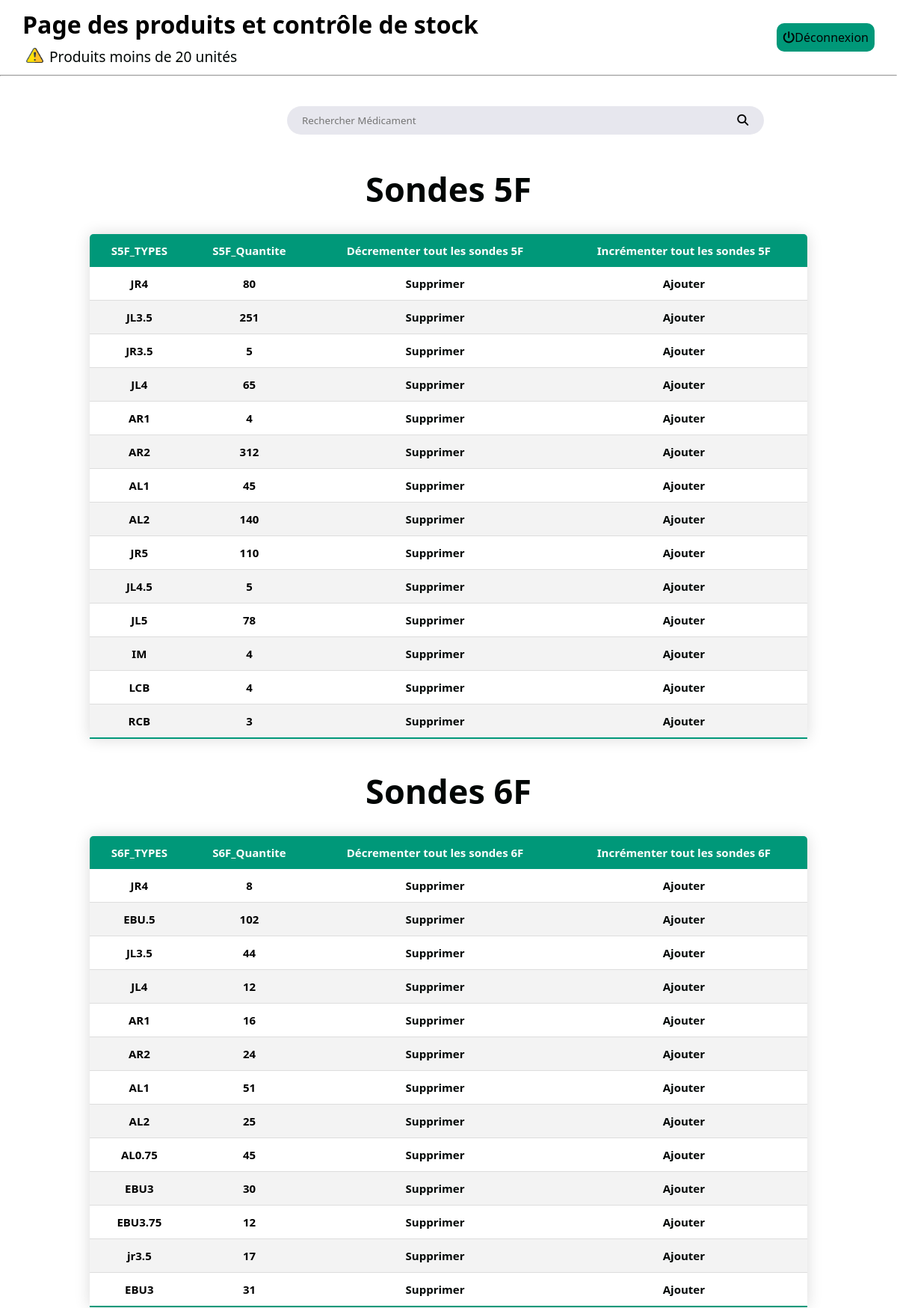
/aff.php (signed in, upper part), run on the app's committed database.
### tables this page shows
CREATE TABLE `sondes_5f` (
  `S5F_TYPES` varchar(5) DEFAULT NULL,
  `S5F_Quantite` int(11) DEFAULT 0,
  `id` int(11) NOT NULL
);

CREATE TABLE `sondes_6f` (
  `S6F_TYPES` varchar(7) DEFAULT NULL,
  `S6F_Quantite` int(11) DEFAULT 0,
  `id` int(11) NOT NULL
);

### aff.php (the view, shortened to what this page needs)
<!DOCTYPE html>
<html lang="en">
<head>
    <link rel="stylesheet" href="./CSS/Style_aff.css">
</head>
<body>
    <div class="top_content">
        <div class="title">
            <h1>Page des produits et contrôle de stock</h1>
            <a class="prod-20" href="alert.php"> <img class="icon" src="./Images/alert.png"> Produits moins de 20 unités</img></a>
        </div>
        <div class="logout">
            <a class="logout-anchor" href="./logout.php"><i class="fas fa-power-off mr-2"></i>Déconnexion</a>
        </div>
    </div>
    <hr>
    <form method="post" action="rechercheMed.php" style="margin:40px 0px 0px 32%; ">
        <input type="text" size="70" name="RechercheMed" id="t" placeholder="Rechercher Médicament " style="padding: 10px 20px ;border:none; border-radius:20px; background-color:#e7e7ee" >
        <button type="submit" id="p" style="border:none;margin-left:-40px; background-color:#e7e7ee;" ><i class="fa fa-search" style="font-size:15px"></i> </button>
    </form>
    <br>
    <h1 class="type" id="t1">Sondes 5F</h1>
    <table class="content-table">
        <thead>
            <tr>
                <th>S5F_TYPES</th>
                <th>S5F_Quantite</th>
                <th> <a href='./sondes_5f/Diminuer_sondes_5f_all.php?id=".$id."'>Décrementer tout les sondes 5F</a> </th>
                <th> <a href='./sondes_5f/Ajouter_sondes_5f_all.php?id=".$id."'>Incrémenter tout les sondes 5F</a> </th>
            </tr>
        </thead>
        <?php
            include('connexion.php');
            $requete_sondes_5f="SELECT * from sondes_5f";
            $query_sondes_5f=mysqli_query($con,$requete_sondes_5f);
            while($rows=mysqli_fetch_assoc($query_sondes_5f)){
                    $id=$rows['id'];
                echo "<tr>";
                    echo "<td>".$rows['S5F_TYPES']."</td>";
                    echo "<td>".$rows['S5F_Quantite']."</td>";
                    echo "<td><a href='./sondes_5f/Diminuer_sondes_5f.php?id=".$id."'>Supprimer</a></td>";
                    echo "<td><a href='./sondes_5f/Ajouter_sondes_5f.php?id=".$id."'>Ajouter</a></td>";
                echo "</tr>";
            }
        ?>
    </table>
    <br>
    <br>
    <h1 class="type">Sondes 6F</h1>
    <table class="content-table">
        <thead>
            <tr>
                <th>S6F_TYPES</th>
                <th>S6F_Quantite</th>
                <th> <a href='./sondes_6f/Diminuer_sondes_6f_all.php?id=".$id."'>Décrementer tout les sondes 6F</a> </th>
                <th> <a href='./sondes_6f/Ajouter_sondes_6f_all.php?id=".$id."'>Incrémenter tout les sondes 6F</a> </th>
            </tr>
        </thead>
        <?php
            require 'connexion.php';
            $requete_sondes_6f="SELECT * from sondes_6f";
            $query_sondes_6f=mysqli_query($con,$requete_sondes_6f);
            while($rows=mysqli_fetch_assoc($query_sondes_6f)){
                    $id=$rows['id'];
                echo "<tr>";
                    echo "<td>".$rows['S6F_TYPES']."</td>";
                    echo "<td>".$rows['S6F_Quantite']."</td>";
                    echo "<td><a href='./sondes_6f/Diminuer_sondes_6f.php?id=".$id."'>Supprimer</a></td>";
                    echo "<td><a href='./sondes_6f/Ajouter_sondes_6f.php?id=".$id."'>Ajouter</a></td>";
                echo "</tr>";
            }
        ?>
    </table>
    <br>
    <br>
    <br>
    <br>
    <br>
    <br>
    <br>
    <br>
</body>
</html>

### CSS/Style_aff.css (style rules this page uses)
* { font-family:system-ui, -apple-system, BlinkMacSystemFont, 'Segoe UI', Roboto, Oxygen, Ubuntu, Cantarell, 'Open Sans', 'Helvetica Neue', sans-serif; margin: 0; padding: 0; }
#t1 { margin-top:20px; }
.type { color: #010605; font-size: 45px; text-align: center; margin-top:-30px; margin-bottom:30px; }
.icon { height:20px; width:23px; margin-top:2px; margin-right:8px; }
.prod-20:link { font-size:larger; margin:8px 0px 0px 5px; }
.icon,.prod-20 { display: inline-flex; }
.top_content { height:80px; width:95%; padding:10px 30px ; display: flex; justify-content:space-between; align-items:center; }
.logout-anchor { height:10px; width:20px; background-color: #009879; padding:8px; border-radius: 10px; }
a:link { text-decoration: none; color:#010605; }
.content-table { width: 80%; border-collapse: collapse; margin: 25px 10%; font-size: 15px; font-weight: 700; min-width: 400px; border-radius: 5px 5px 0 0; overflow: hidden; box-shadow: 0 0 20px rgba(0, 0, 0, 0.15); }
.content-table thead tr { background-color: #009879; color: #ffffff; text-align: center; font-weight: bold; }
.content-table th, .content-table td { padding: 12px 15px; text-align: center; }
.content-table th a { color: #ffffff; text-align:center; }
.content-table tbody tr { border-bottom: 1px solid #dddddd; }
.content-table tbody tr:nth-of-type(even) { background-color: #f3f3f3; }
.content-table tbody tr:last-of-type { border-bottom: 2px solid #009879; }

### data on the page
sondes_5f: S5F_TYPES "JR4", S5F_Quantite "80"
sondes_5f: S5F_TYPES "JL3.5", S5F_Quantite "251"
sondes_5f: S5F_TYPES "JR3.5", S5F_Quantite "5"
sondes_5f: S5F_TYPES "JL4", S5F_Quantite "65"
sondes_5f: S5F_TYPES "AR1", S5F_Quantite "4"
sondes_5f: S5F_TYPES "AR2", S5F_Quantite "312"
sondes_5f: S5F_TYPES "AL1", S5F_Quantite "45"
sondes_5f: S5F_TYPES "AL2", S5F_Quantite "140"
sondes_5f: S5F_TYPES "JR5", S5F_Quantite "110"
sondes_5f: S5F_TYPES "JL4.5", S5F_Quantite "5"
sondes_5f: S5F_TYPES "JL5", S5F_Quantite "78"
sondes_5f: S5F_TYPES "IM", S5F_Quantite "4"
sondes_5f: S5F_TYPES "LCB", S5F_Quantite "4"
sondes_5f: S5F_TYPES "RCB", S5F_Quantite "3"
sondes_6f: S6F_TYPES "JR4", S6F_Quantite "8"
sondes_6f: S6F_TYPES "EBU.5", S6F_Quantite "102"
sondes_6f: S6F_TYPES "JL3.5", S6F_Quantite "44"
sondes_6f: S6F_TYPES "JL4", S6F_Quantite "12"
sondes_6f: S6F_TYPES "AR1", S6F_Quantite "16"
sondes_6f: S6F_TYPES "AR2", S6F_Quantite "24"
sondes_6f: S6F_TYPES "AL1", S6F_Quantite "51"
sondes_6f: S6F_TYPES "AL2", S6F_Quantite "25"
sondes_6f: S6F_TYPES "AL0.75", S6F_Quantite "45"
sondes_6f: S6F_TYPES "EBU3", S6F_Quantite "30"
sondes_6f: S6F_TYPES "EBU3.75", S6F_Quantite "12"
sondes_6f: S6F_TYPES "jr3.5", S6F_Quantite "17"
sondes_6f: S6F_TYPES "EBU3", S6F_Quantite "31"
